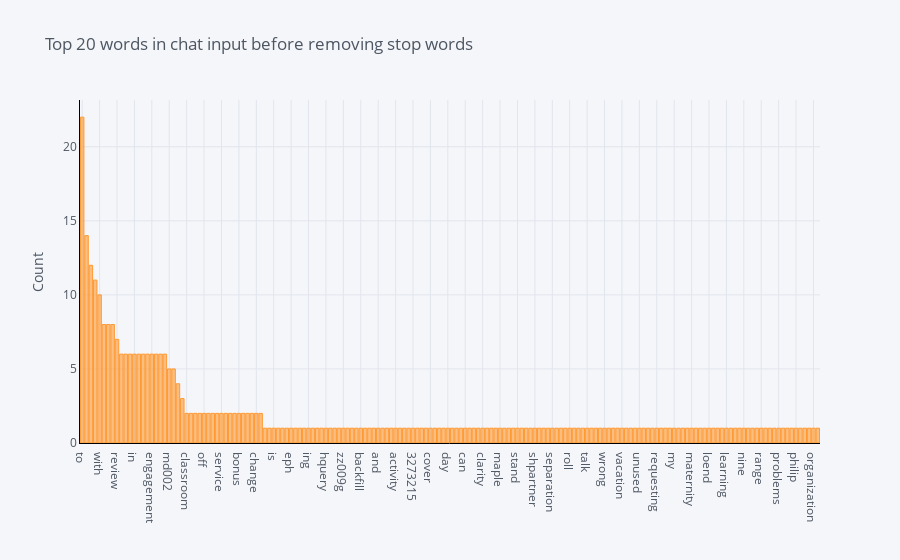

Here is the notebook cell this chart was saved with:
### Code cell
# This produces the list fo top 20 Words in input text
# The number 20 here can be changed to increase the change the number of words in the output
common_words = get_top_n_words(df['Comments'], 200)
for word, freq in common_words:
    print(word, freq)
df1 = pd.DataFrame(common_words, columns = ['Comments' , 'count'])
df1.groupby('Comments').sum()['count'].sort_values(ascending=False).iplot(
    kind='bar', yTitle='Count', linecolor='black', title='Top 20 words in chat input before removing stop words')

### Figure 1 — Plotly figure (JSON) as saved in the notebook; plotly's stock layout.template omitted (floating-point values rounded to 4 significant figures; data arrays with more than 128 entries replaced by an {"elided": "..."} marker saying what was removed)
{"data": [{"marker": {"color": "rgba(255, 153, 51, 0.6)", "line": {"color": "rgba(255, 153, 51, 1.0)", "width": 1}}, "name": "count", "orientation": "v", "text": "", "type": "bar", "x": {"elided": "170 str values"}, "y": {"elided": "170 int values"}}], "layout": {"legend": {"bgcolor": "#F5F6F9", "font": {"color": "#4D5663"}}, "paper_bgcolor": "#F5F6F9", "plot_bgcolor": "#F5F6F9", "title": {"font": {"color": "#4D5663"}, "text": "Top 20 words in chat input before removing stop words"}, "xaxis": {"gridcolor": "#E1E5ED", "linecolor": "black", "showgrid": true, "tickfont": {"color": "#4D5663"}, "title": {"font": {"color": "#4D5663"}, "text": ""}, "zerolinecolor": "#E1E5ED"}, "yaxis": {"gridcolor": "#E1E5ED", "linecolor": "black", "showgrid": true, "tickfont": {"color": "#4D5663"}, "title": {"font": {"color": "#4D5663"}, "text": "Count"}, "zerolinecolor": "#E1E5ED"}}}
